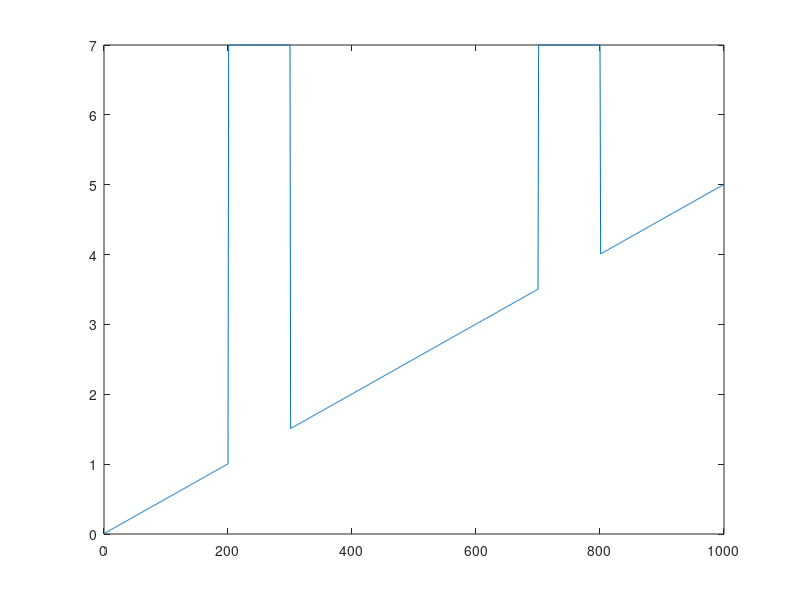

Write MATLAB code to recreate this figure.
%% 測試diff評判差值過大情況

clc
clear
close all

x=1:1000;
y=0.005*x+0.005;

y_test=7*ones(1,100);

y(201:300)=y_test;
y(701:800)=y_test;

look_diff_y=diff(y);
positions = find(look_diff_y > 1);

D2=y(positions(1)-50:positions(1)-1);


plot(x,y)